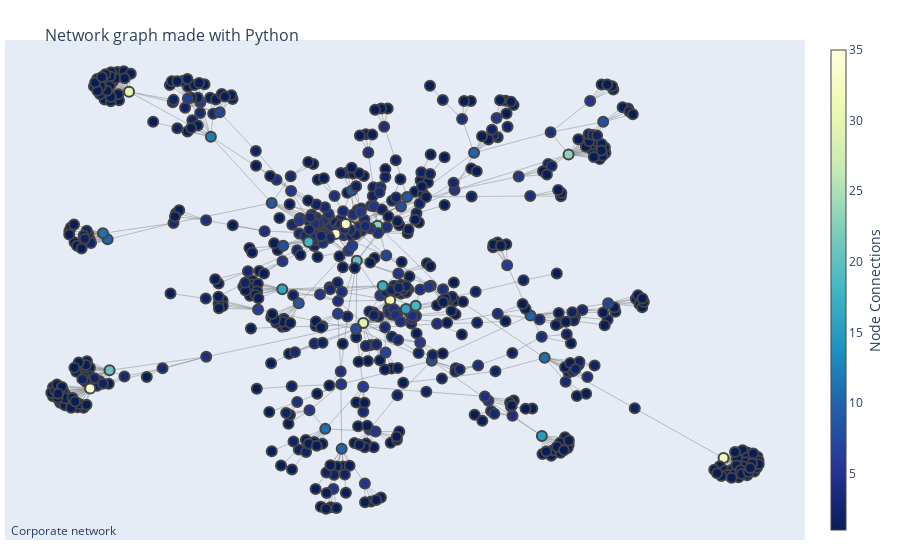

Source (notebook cell):
### Code cell
G2 = ch_api.generate_nx_model()
ch_api.visualise_network(G2)

### Figure 1 — Plotly figure (JSON) as saved in the notebook; plotly's stock layout.template omitted (floating-point values rounded to 4 significant figures; data arrays with more than 128 entries replaced by an {"elided": "..."} marker saying what was removed)
{"data": [{"hoverinfo": "none", "line": {"color": "#888", "width": 0.5}, "mode": "lines", "type": "scatter", "x": {"elided": "2664 float values"}, "y": {"elided": "2664 float values"}}, {"hoverinfo": "text", "marker": {"color": {"elided": "657 int values"}, "colorbar": {"thickness": 15, "title": {"side": "right", "text": "Node Connections"}, "xanchor": "left"}, "colorscale": [[0, "rgb(255,255,217)"], [0.125, "rgb(237,248,177)"], [0.25, "rgb(199,233,180)"], [0.375, "rgb(127,205,187)"], [0.5, "rgb(65,182,196)"], [0.625, "rgb(29,145,192)"], [0.75, "rgb(34,94,168)"], [0.875, "rgb(37,52,148)"], [1, "rgb(8,29,88)"]], "line": {"width": 2}, "reversescale": true, "showscale": true, "size": 10}, "mode": "markers", "text": {"elided": "657 str values"}, "type": "scatter", "x": {"elided": "657 float values"}, "y": {"elided": "657 float values"}}], "layout": {"annotations": [{"showarrow": false, "text": "Corporate network", "x": 0.005, "xref": "paper", "y": -0.002, "yref": "paper"}], "hovermode": "closest", "margin": {"b": 20, "l": 5, "r": 5, "t": 40}, "showlegend": false, "title": {"font": {"size": 16}, "text": "<br>Network graph made with Python"}, "xaxis": {"showgrid": false, "showticklabels": false, "zeroline": false}, "yaxis": {"showgrid": false, "showticklabels": false, "zeroline": false}}}
